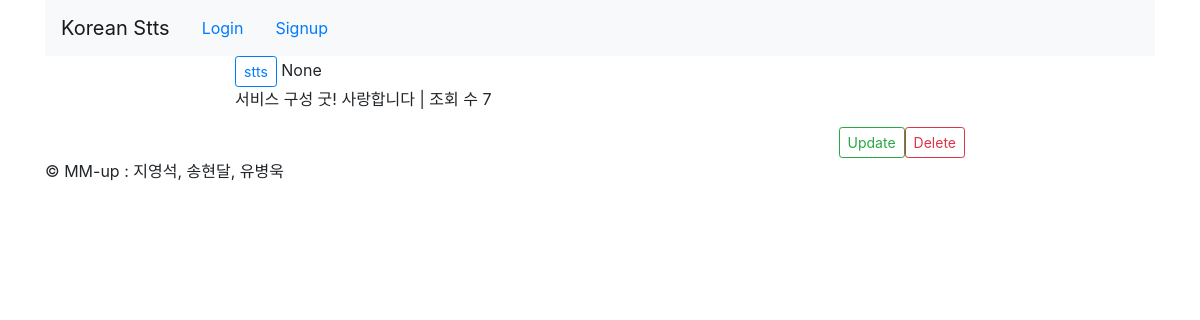
Page /QnA/detail/1/ on the committed database.
### QnA/models.py (models this page shows, shortened)
class QuestionAndAnswer(models.Model):
    author = models.ForeignKey(User, on_delete=models.CASCADE, related_name="user_author")
    title = models.CharField(max_length=100)
    text = models.TextField()
    hit = models.PositiveIntegerField(default=0)
    created = models.DateTimeField(auto_now_add=True)
    updated = models.DateTimeField(auto_now=True)
    class Meta:
        ordering = ['-updated']
    @property
    def update_counter(self):
        self.hit = self.hit + 1
        self.save()

### QnA/templates/QnA/detail.html (shortened to what this page needs)
{% extends 'base.html' %}
{% block content %}
    <div class="row">
        <div class="col-md-2"></div>
        <div class="col-md-8 panel panel-default">
            <button type="button" class="btn btn-outline-primary btn-sm">
                {{object.author.username}}</button>
            {{ object.update_counter }}
            <p>{{object.text|linebreaksbr}} | 조회 수 {{object.hit}}</p>
            <a href="{% url 'QnA:QnA_delete' pk=object.id %}" class="btn btn-outline-danger btn-sm float-right">
                Delete</a>
            <a href="{% url 'QnA:QnA_update' pk=object.id %}" class="btn btn-outline-success btn-sm float-right">
                Update</a>
        </div>
        <div class="col-md-2"></div>
    </div>
    <div class="row">
        <div class="col-md-2"></div>
        <div class="col-md-8 panel panel-default">
            {% load disqus_tags %}
        </div>
        <div class="col-md-2"></div>
    </div>
{% endblock %}

### rows in the picture
QuestionAndAnswer: author.username "stts", update_counter "None", text "서비스 구성 굿! 사랑합니다", hit "7"
